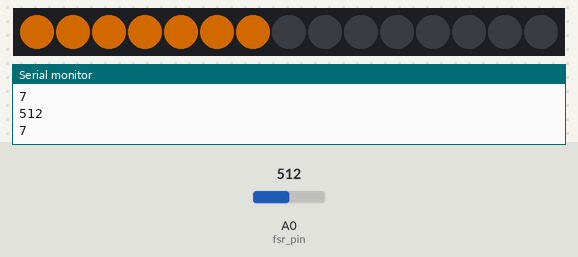
A sketch run on a simulated Arduino Uno, built with avr-gcc and run on an emulated ATmega328P. Parts: 15 RGB LEDs in strip order, left to right, the last lines printed to the serial monitor. The inputs (shaded band) are chosen by the test bench; at power-on: A0 (fsr_pin) = 512. Dim RGB values are drawn brighter than linear.

Above: at 1.2 s.
1.3 s: A0 (fsr_pin) set to 1006
At 1.53 s:
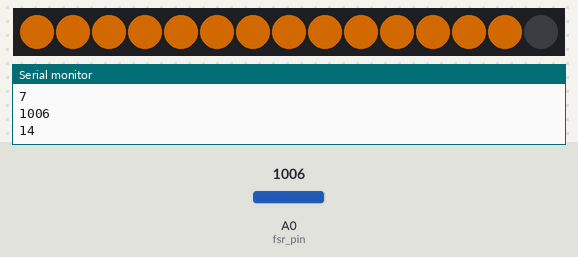
4.1 s: A0 (fsr_pin) set to 1023
7.0 s: A0 (fsr_pin) set to 900
Timing chart, 0 to 10.0 s (numbered marks = the images above; inputs shaded):
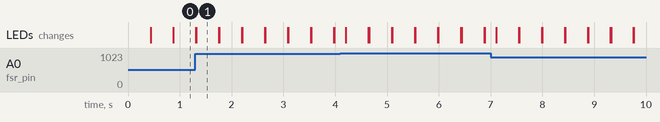

Measured:
- after the input at 1.3 s, the LEDs: first differ from a run without the input at once (image 1)
- what the display in image 1 shows lasts 0.4 s, from 1.3 s to 1.7 s

The sketch:

pressure0612.ino
```cpp
#include <Adafruit_NeoPixel.h>
#ifdef __AVR__
  #include <avr/power.h>
#endif

#define led_pin 11
#define fsr_pin A0
Adafruit_NeoPixel strip = Adafruit_NeoPixel(15, led_pin, NEO_GRB + NEO_KHZ800);

void setup() {
  Serial.begin(115200);
  pinMode(led_pin,OUTPUT);
  #if defined (__AVR_ATtiny85__)
    if (F_CPU == 16000000) clock_prescale_set(clock_div_1);
  #endif
   strip.begin();
   strip.show();
}

void loop() {

  int fsr_value = analogRead(fsr_pin);
  int led_value = map(fsr_value,0,1023,0 ,15);
  //analogWrite(led_pin,led_value);
  colorPress(strip.Color(120, 60 , 0), led_value);

//  colorWipe(strip.Color(0, 255, 0), 500); // Green
//  colorWipe(strip.Color(0, 0, 255), 500); // Blue
  Serial.println(fsr_value);
  Serial.println(led_value);
  delay(200);
  colorWipe(strip.Color(0, 0, 0), 0); // Red
}

void colorWipe(uint32_t c, uint8_t wait) {
  for(uint16_t i=0; i<strip.numPixels(); i++) {
    strip.setPixelColor(i, c);
    strip.show();
    delay(wait);
  }
}

void colorPress(uint32_t c, uint8_t pressure) {
  for(int i=0; i<pressure; i++) {
    strip.setPixelColor(i, c);
    strip.show();
  }
}
```
